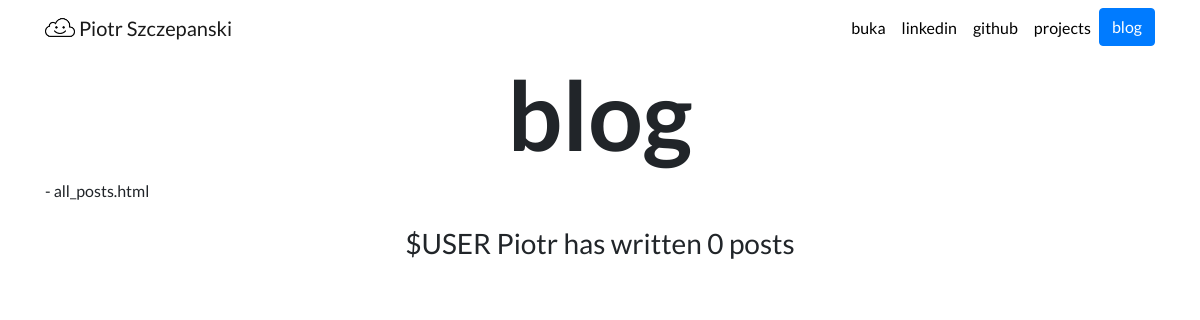
/blog/, run on an earlier commit of the app's database.
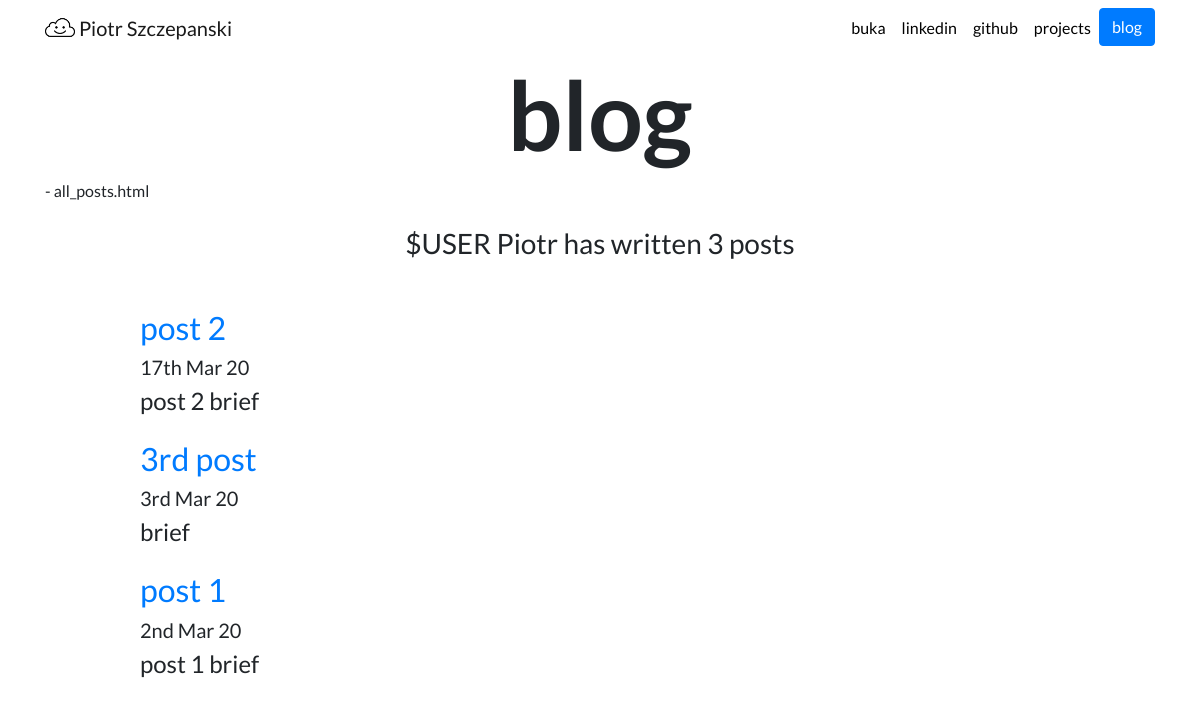
And on a later commit of the database.
### app_blog/models.py (models this page shows, shortened)
class Post(models.Model):
    title = models.CharField(max_length=200)
    date = models.DateField()
    brief = models.TextField()
    content = models.TextField()
    slug = models.SlugField(null=False, unique=True, primary_key=True)
    image = models.ImageField(upload_to='app_blog/images/')

### app_blog/views.py (the view)
# urls.py: path('', views.all_posts, name='all_posts'),
def all_posts(request):
    counter_posts = Post.objects.count
    posts = Post.objects.order_by('-date')[:10]
    return render(request, 'app_blog_posts/all_posts.html', {'posts':posts, 'counter_posts': counter_posts })

### app_blog/templates/app_blog_posts/all_posts.html
{% extends "app_proj_root/base.html" %}
{% load static %}
{% block content %}
<h1 id="post-title" class="font-weight-bold text-center">blog</h1>
- all_posts.html
<br>
<br>
<h3 class="text-center mb-5">$USER Piotr has written {{ counter_posts }} post{{ posts.count|pluralize }}</h3>
{% for post in posts %}
<div class="row justify-content-center my-3">
    <div class="col-md-10">
        <a href="{% url 'app_blog:detail' post.slug %}">
            <h2>{{ post.title }}</h2>
        </a>
        <h5>
        {{ post.date|date:'jS M y' }}
        </h5>
        <h4>{{ post.brief|striptags|truncatechars:100 }}</h4>
    </div>
</div>
{% endfor %}
{% endblock %}

What changed in the data, as far as the page shows it:
added Post: title "post 2", date "17th Mar 20", brief "post 2 brief"
added Post: title "3rd post", date "3rd Mar 20", brief "brief"
added Post: title "post 1", date "2nd Mar 20", brief "post 1 brief"
Also different on the page:
{{ counter_posts }}: "0" → "3"
